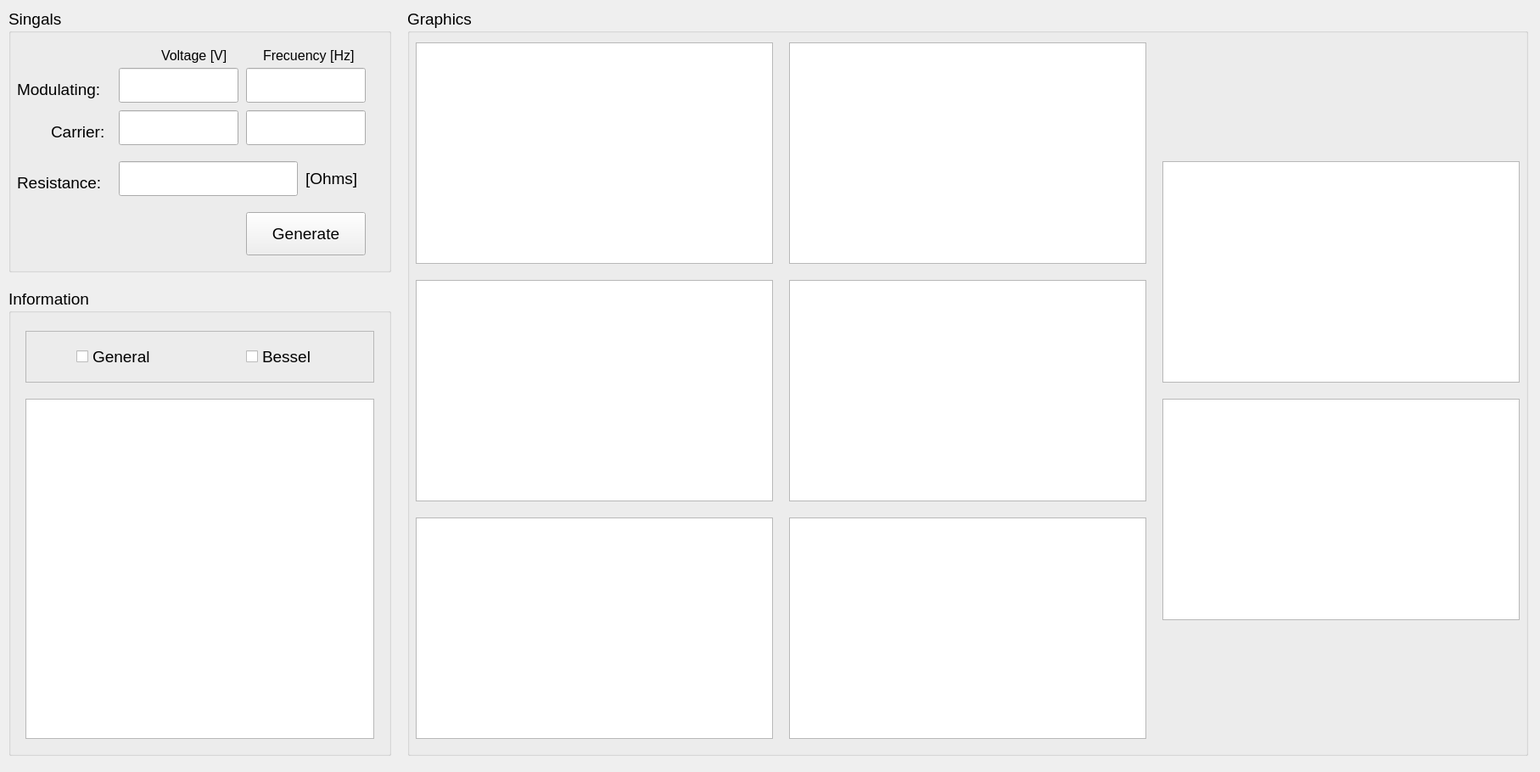
<?xml version="1.0" encoding="UTF-8"?>
<ui version="4.0">
 <class>MainWindow</class>
 <widget class="QMainWindow" name="MainWindow">
  <property name="enabled">
   <bool>true</bool>
  </property>
  <property name="geometry">
   <rect>
    <x>0</x>
    <y>0</y>
    <width>1815</width>
    <height>910</height>
   </rect>
  </property>
  <property name="minimumSize">
   <size>
    <width>1815</width>
    <height>910</height>
   </size>
  </property>
  <property name="maximumSize">
   <size>
    <width>1815</width>
    <height>910</height>
   </size>
  </property>
  <property name="baseSize">
   <size>
    <width>1815</width>
    <height>910</height>
   </size>
  </property>
  <property name="windowTitle">
   <string>MainWindow</string>
  </property>
  <widget class="QWidget" name="centralwidget">
   <widget class="QGroupBox" name="groupBox">
    <property name="geometry">
     <rect>
      <x>10</x>
      <y>10</y>
      <width>451</width>
      <height>311</height>
     </rect>
    </property>
    <property name="font">
     <font>
      <pointsize>14</pointsize>
     </font>
    </property>
    <property name="title">
     <string>Singals</string>
    </property>
    <widget class="QPushButton" name="pushButton">
     <property name="geometry">
      <rect>
       <x>280</x>
       <y>240</y>
       <width>141</width>
       <height>51</height>
      </rect>
     </property>
     <property name="text">
      <string>Generate</string>
     </property>
    </widget>
    <widget class="QLineEdit" name="lineEdit_5">
     <property name="geometry">
      <rect>
       <x>130</x>
       <y>180</y>
       <width>211</width>
       <height>41</height>
      </rect>
     </property>
    </widget>
    <widget class="QLabel" name="label">
     <property name="geometry">
      <rect>
       <x>300</x>
       <y>40</y>
       <width>121</width>
       <height>31</height>
      </rect>
     </property>
     <property name="font">
      <font>
       <pointsize>12</pointsize>
      </font>
     </property>
     <property name="text">
      <string>Frecuency [Hz]</string>
     </property>
    </widget>
    <widget class="QLabel" name="label_2">
     <property name="geometry">
      <rect>
       <x>180</x>
       <y>40</y>
       <width>91</width>
       <height>31</height>
      </rect>
     </property>
     <property name="font">
      <font>
       <pointsize>12</pointsize>
      </font>
     </property>
     <property name="text">
      <string>Voltage [V]</string>
     </property>
    </widget>
    <widget class="QLabel" name="label_3">
     <property name="geometry">
      <rect>
       <x>50</x>
       <y>130</y>
       <width>71</width>
       <height>31</height>
      </rect>
     </property>
     <property name="font">
      <font>
       <pointsize>14</pointsize>
      </font>
     </property>
     <property name="text">
      <string>Carrier:</string>
     </property>
    </widget>
    <widget class="QLabel" name="label_4">
     <property name="geometry">
      <rect>
       <x>10</x>
       <y>190</y>
       <width>111</width>
       <height>31</height>
      </rect>
     </property>
     <property name="font">
      <font>
       <pointsize>14</pointsize>
      </font>
     </property>
     <property name="text">
      <string>Resistance:</string>
     </property>
    </widget>
    <widget class="QLineEdit" name="lineEdit_4">
     <property name="geometry">
      <rect>
       <x>280</x>
       <y>70</y>
       <width>141</width>
       <height>41</height>
      </rect>
     </property>
    </widget>
    <widget class="QLineEdit" name="lineEdit_6">
     <property name="geometry">
      <rect>
       <x>130</x>
       <y>70</y>
       <width>141</width>
       <height>41</height>
      </rect>
     </property>
    </widget>
    <widget class="QLineEdit" name="lineEdit_7">
     <property name="geometry">
      <rect>
       <x>280</x>
       <y>120</y>
       <width>141</width>
       <height>41</height>
      </rect>
     </property>
    </widget>
    <widget class="QLineEdit" name="lineEdit_8">
     <property name="geometry">
      <rect>
       <x>130</x>
       <y>120</y>
       <width>141</width>
       <height>41</height>
      </rect>
     </property>
    </widget>
    <widget class="QLabel" name="label_5">
     <property name="geometry">
      <rect>
       <x>10</x>
       <y>80</y>
       <width>111</width>
       <height>31</height>
      </rect>
     </property>
     <property name="font">
      <font>
       <pointsize>14</pointsize>
      </font>
     </property>
     <property name="text">
      <string>Modulating:</string>
     </property>
    </widget>
    <widget class="QLabel" name="label_6">
     <property name="geometry">
      <rect>
       <x>350</x>
       <y>180</y>
       <width>71</width>
       <height>41</height>
      </rect>
     </property>
     <property name="text">
      <string>&lt;html&gt;&lt;head/&gt;&lt;body&gt;&lt;p&gt;[Ohms]&lt;/p&gt;&lt;/body&gt;&lt;/html&gt;</string>
     </property>
    </widget>
   </widget>
   <widget class="QGroupBox" name="groupBox_2">
    <property name="geometry">
     <rect>
      <x>10</x>
      <y>340</y>
      <width>451</width>
      <height>551</height>
     </rect>
    </property>
    <property name="font">
     <font>
      <pointsize>14</pointsize>
     </font>
    </property>
    <property name="title">
     <string>Information</string>
    </property>
    <widget class="QFrame" name="frame">
     <property name="geometry">
      <rect>
       <x>20</x>
       <y>50</y>
       <width>411</width>
       <height>61</height>
      </rect>
     </property>
     <property name="frameShape">
      <enum>QFrame::StyledPanel</enum>
     </property>
     <property name="frameShadow">
      <enum>QFrame::Raised</enum>
     </property>
     <widget class="QCheckBox" name="checkBox">
      <property name="geometry">
       <rect>
        <x>60</x>
        <y>20</y>
        <width>101</width>
        <height>21</height>
       </rect>
      </property>
      <property name="text">
       <string>General</string>
      </property>
     </widget>
     <widget class="QCheckBox" name="checkBox_2">
      <property name="geometry">
       <rect>
        <x>260</x>
        <y>20</y>
        <width>81</width>
        <height>21</height>
       </rect>
      </property>
      <property name="text">
       <string>Bessel</string>
      </property>
     </widget>
    </widget>
    <widget class="QFrame" name="frame_2">
     <property name="geometry">
      <rect>
       <x>20</x>
       <y>130</y>
       <width>411</width>
       <height>401</height>
      </rect>
     </property>
     <property name="frameShape">
      <enum>QFrame::StyledPanel</enum>
     </property>
     <property name="frameShadow">
      <enum>QFrame::Raised</enum>
     </property>
     <widget class="QTableWidget" name="tableWidget">
      <property name="geometry">
       <rect>
        <x>0</x>
        <y>0</y>
        <width>411</width>
        <height>401</height>
       </rect>
      </property>
     </widget>
    </widget>
   </widget>
   <widget class="QGroupBox" name="groupBox_3">
    <property name="geometry">
     <rect>
      <x>480</x>
      <y>10</y>
      <width>1321</width>
      <height>881</height>
     </rect>
    </property>
    <property name="font">
     <font>
      <pointsize>14</pointsize>
     </font>
    </property>
    <property name="title">
     <string>Graphics</string>
    </property>
    <widget class="QGraphicsView" name="graphicsView_2">
     <property name="geometry">
      <rect>
       <x>10</x>
       <y>320</y>
       <width>421</width>
       <height>261</height>
      </rect>
     </property>
    </widget>
    <widget class="QGraphicsView" name="graphicsView_3">
     <property name="geometry">
      <rect>
       <x>450</x>
       <y>600</y>
       <width>421</width>
       <height>261</height>
      </rect>
     </property>
    </widget>
    <widget class="QGraphicsView" name="graphicsView_4">
     <property name="geometry">
      <rect>
       <x>10</x>
       <y>40</y>
       <width>421</width>
       <height>261</height>
      </rect>
     </property>
    </widget>
    <widget class="QGraphicsView" name="graphicsView_5">
     <property name="geometry">
      <rect>
       <x>450</x>
       <y>40</y>
       <width>421</width>
       <height>261</height>
      </rect>
     </property>
    </widget>
    <widget class="QGraphicsView" name="graphicsView_6">
     <property name="geometry">
      <rect>
       <x>450</x>
       <y>320</y>
       <width>421</width>
       <height>261</height>
      </rect>
     </property>
    </widget>
    <widget class="QGraphicsView" name="graphicsView_7">
     <property name="geometry">
      <rect>
       <x>10</x>
       <y>600</y>
       <width>421</width>
       <height>261</height>
      </rect>
     </property>
    </widget>
    <widget class="QGraphicsView" name="graphicsView_8">
     <property name="geometry">
      <rect>
       <x>890</x>
       <y>180</y>
       <width>421</width>
       <height>261</height>
      </rect>
     </property>
    </widget>
    <widget class="QGraphicsView" name="graphicsView_9">
     <property name="geometry">
      <rect>
       <x>890</x>
       <y>460</y>
       <width>421</width>
       <height>261</height>
      </rect>
     </property>
    </widget>
   </widget>
  </widget>
 </widget>
 <resources/>
 <connections/>
</ui>
